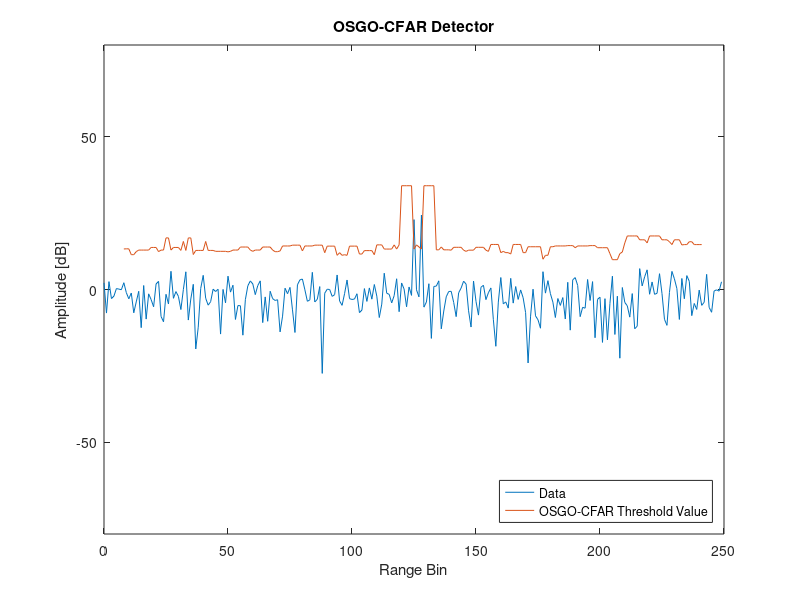

Recreate this plot in MATLAB.
%% File information
% Written by M. Y. Martin (MRTMOG014)
% EEE4022S (2018)
% OSGO_CFAR_Threshold.m: Simulate OSGO-CFAR detector with Gaussian data

%% OSGO-CFAR detector
clc;
close all;
clear;

% define inputs and parameters
D = 250;                                % length of data; number of samples
N = 16;                                 % length of window
Np = 1;                                 % number of pulses
j = 1i;                                 % use j as sqrt(-1)
PFA = 10^-6;                            % desired PFA
SNRdB = 20;                             % SNR in Decibels
SNR = 10^(SNRdB/10);                    % Decibels to linear SNR
k = round(5*N/12);                      % k-factor for OS-CFAR

% include multiple targets
t = 2;                                  % number of targets and interfering targets (max 3); default is 1

% include clutter edge
v = 1;                                  % variance of noise in clutter edge; v = 1 => no clutter edge (default)
d = -1;                                  % number of samples from centre to clutter edge start (distance)

% 1xD matrix of complex Gaussian noise: (I + jQ)/sqrt(2); v scales second part => clutter edge
noise = [((randn(1,(D/2) + d) + j.*randn(1,(D/2) + d))/sqrt(2)),(sqrt(v)*(randn(1,(D/2) - d) + j.*randn(1,(D/2) - d))/sqrt(2))];
    
target_voltage = sqrt(SNR);
target_signal = target_voltage*(randn(1,t) + j.*randn(1,t))/sqrt(2);
signal1 = noise; % noise only; H0
for y = 0:(t - 1)   % update signal with targets from centre of data at intervals of 3 samples
    signal1((D/2) + 1 + 3*y) = signal1((D/2) + 1 + 3*y) + target_signal(y + 1);  % H1
end

% square law detector after target is added
signal = abs(signal1).^2;

% compute OSGO-CFAR interference statistic 'g'
g = zeros(D,1);
for CUT = (N/2 + 1):1:(D - N/2)    % first N/2 and last N/2 samples in signal will NOT become the CUT (eg. 9 to 392)
    lagging_sorted = sort(signal((CUT - N/2):(CUT - 1)));    % sort lagging window samples in ascending order
    leading_sorted = sort(signal((CUT + 1):(CUT + N/2)));    % sort leading window samples in ascending order
    if leading_sorted(k) > lagging_sorted(k)
        g(CUT) = leading_sorted(k);
    else
        g(CUT) = lagging_sorted(k);
    end
end

% compute OS-CFAR constant 'a' for desired PFA
PFA_error = inf;

for a_i = 0:0.05:100
    PFA_temp = 0;
    
    for m = 0:((N/2) - k)
        for p = 0:((N/2) - k)
            PFA_temp = PFA_temp + (factorial(((N/2) - k))./(factorial(m).*factorial((N/2) - k - m))).*...
                (factorial(((N/2) - k))./(factorial(p).*factorial((N/2) - k - p))).*...
                ((-1).^(N - (2*k) - m - p)./((N/2) - p)).*...
                (gamma(N - m - p).*gamma(a_i + 1)./gamma(N - m - p + a_i + 1));
        end
    end
    
    PFA_temp = (2*(k.^2)*(factorial(N/2)./(factorial((N/2) - k).*factorial(k))).^2).*PFA_temp;
    
    if abs(PFA_temp - PFA) < PFA_error
        a = a_i;
        PFA_error = abs(PFA_temp - PFA);
    end
end

% compute detection threshold 'T'
T = a.*g;

% plot the threshold and noise
x = 0:(D - 1); % x-axis sample number
figure;
plot(x,10*log10(signal),x,10*log10(T));
xlabel('Range Bin');
ylabel('Amplitude [dB]');
ylim([-80 80]);
title('OSGO-CFAR Detector');
lgd = legend('Data','OSGO-CFAR Threshold Value');
set(lgd,'Location','SouthEast');
